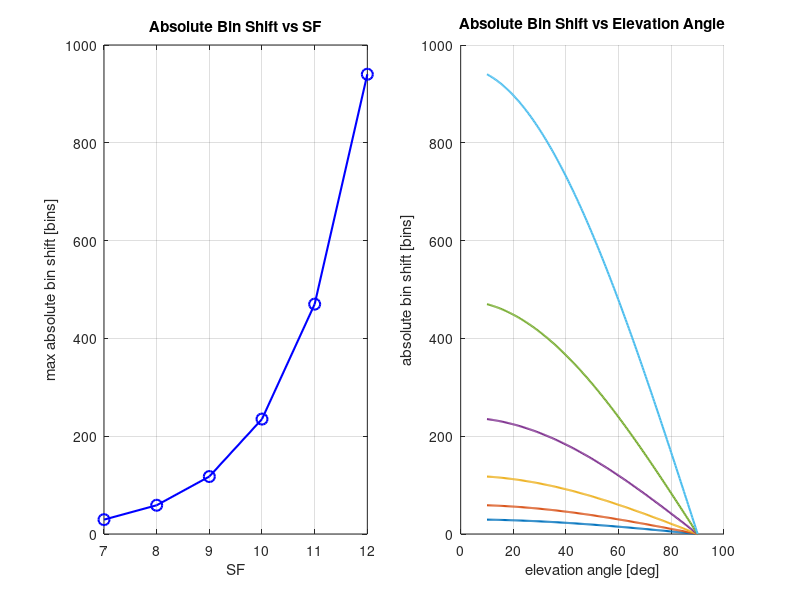

Write the MATLAB code that produced this figure. (Note: this script raises an error after producing the figure.)
clear; 
clc; 
close all;

h       = 540e3;
v_sat   = 7600;
f_c     = 920e6;
c_light = 3e8;
El_min  = 10;

BW = 100e3;
t_max = h / (v_sat * tand(El_min));
fd    = @(t) -(f_c/c_light) .* v_sat^2 .* t ./ sqrt(h^2 + (v_sat.*t).^2);

SF_list = 7:12;
El_range = linspace(El_min, 90, 200);

colors = lines(length(SF_list));

figure('Position', [100 100 1000 400]);

subplot(1,2,1);
abs_shift = zeros(1, length(SF_list));
for si = 1:length(SF_list)
    M  = 2^SF_list(si);
    df = BW / M;
    abs_shift(si) = max(abs(fd(t_max)), abs(fd(-t_max))) / df;
end
plot(SF_list, abs_shift, 'bo-', 'LineWidth', 1.5, 'MarkerSize', 8);
grid on;
xlabel('SF');
ylabel('max absolute bin shift [bins]');
title('Absolute Bin Shift vs SF');

subplot(1,2,2);
hold on;
for si = 1:length(SF_list)
    M  = 2^SF_list(si);
    df = BW / M;
    shift_vs_El = (f_c/c_light) .* v_sat .* cosd(El_range) / df;
    plot(El_range, shift_vs_El, 'LineWidth', 1.5, 'Color', colors(si,:));
end
grid on;
xlabel('elevation angle [deg]');
ylabel('absolute bin shift [bins]');
title('Absolute Bin Shift vs Elevation Angle');
legend("SF="+string(SF_list), 'Location', 'best');
